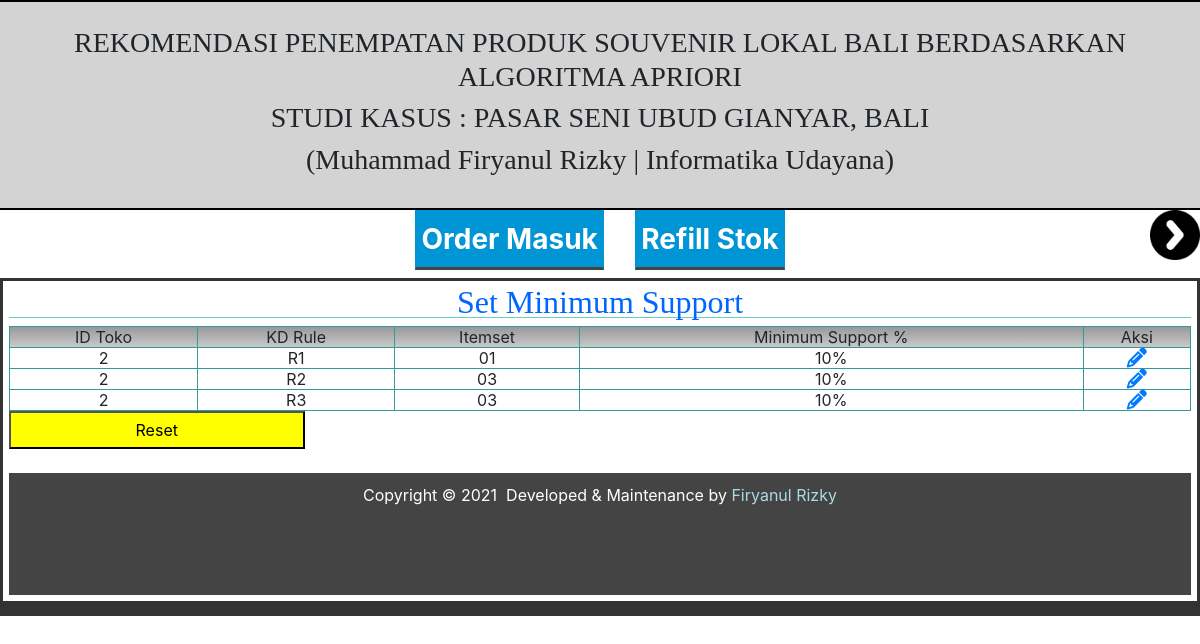
/PROSES_ALGORITMA_APRIORI/LANGKAH_1_SET_MINIMUM_SUPPORT.php (signed in), run on the app's committed database.
### tables this page shows
CREATE TABLE `rule` (
  `id_rule` int(5) NOT NULL,
  `kdrule` varchar(2) NOT NULL,
  `id_toko` int(5) NOT NULL,
  `itemset` varchar(10) NOT NULL,
  `minsupport` double NOT NULL
);

### public_html/PROSES_ALGORITMA_APRIORI/LANGKAH_1_SET_MINIMUM_SUPPORT.php (the view, shortened to what this page needs)
<html>
    <head>
        <?php include"../header_session/login_inner.php"; ?>
        <link rel="stylesheet" href="https://maxcdn.bootstrapcdn.com/font-awesome/4.5.0/css/font-awesome.min.css" />
    </head>
<body>
<?php
include "../header_session/header_inner.php";
?>
<div id="bgkonten">
<center><h2 class="art-postheader">Set Minimum Support</h2></center>
<div class="view_data">
  <table border="1" style="border-color:#399;width:100%;">
<tr style="background:linear-gradient(to top, #CCC, #999 );">
			<td align="center">ID Toko</td>
			<td align="center">KD Rule</td>
			<td align="center">Itemset</td>
			<td align="center">Minimum Support %</td>
			<td align="center">Aksi</td>
		</tr>
	<?php
 		$result=mysqli_query($conn,"SELECT * FROM rule WHERE id_toko='$idtoko' ORDER BY kdrule ASC");
 		if(mysqli_num_rows($result)>0){
		while($row = mysqli_fetch_array($result,MYSQLI_ASSOC))
		{
		?>
		<tr>
			<td align="center"><?php echo $row['id_toko'];?></td>
			<td align="center"><?php echo $row['kdrule'];?></td>
			<td align="center"><?php echo $row['itemset'];?></td>
			<td align="center"><?php echo $row['minsupport']."%";?></a></td>
			<td align="center"><a href="../crud/ambil_data_update_minsup.php?kdrule=<?php echo $row['kdrule'];?>"><i class='fa fa-pencil' style='font-size: 20px;'></i></a></td>
	    </tr>
		<?php
		} ?></table>
        <form method="post">
        <input type="submit" name="reset" value="Reset" style="width:25%;padding:5px;background:yellow;"></form>
        <?php include"../header_session/footer.php"; echo"</div></div>"; }
		?>
		</body>
		</html>

### public_html/css/style_index.css (style rules this page uses)
.art-postheader { color:#06F; line-height:30px; outline-color:#009; border-bottom:1px solid #6CC; }

### public_html/css/style_admin.css (style rules this page uses)
* { padding:0px; margin:0px; }
a, a:visited { color:#000; text-decoration:none; }
body { background: #fff; font-family:Bizon; font-size:0.9 em; color:#444; }
h2 { color:#333; font-family:Cooper Black; font-size:2.4 em; }
#bgkonten { padding:6px; height:auto; width:100%; border: 3px #333 solid; border-bottom: 15px #333 solid; background:#fff; float:left; }

### data on the page
rule: id_toko "2", kdrule "R1", itemset "01", minsupport "10"
rule: id_toko "2", kdrule "R2", itemset "03", minsupport "10"
rule: id_toko "2", kdrule "R3", itemset "03", minsupport "10"
